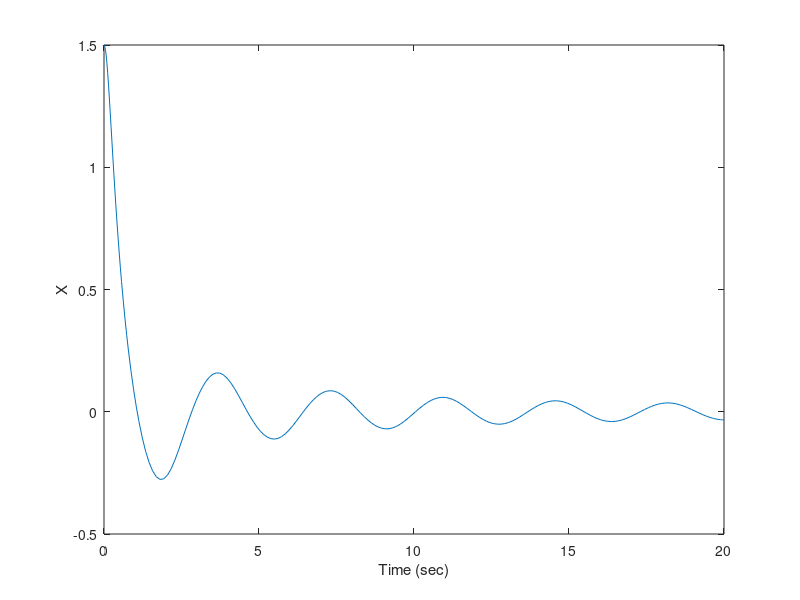
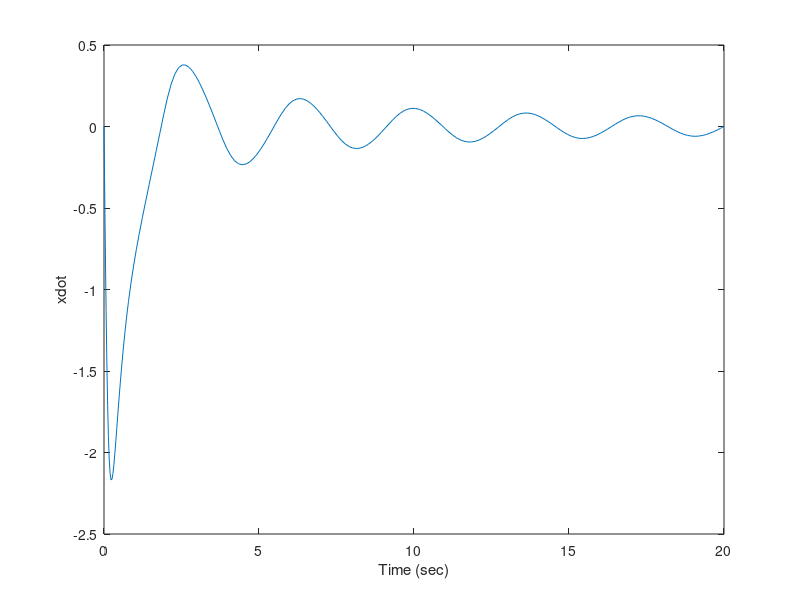
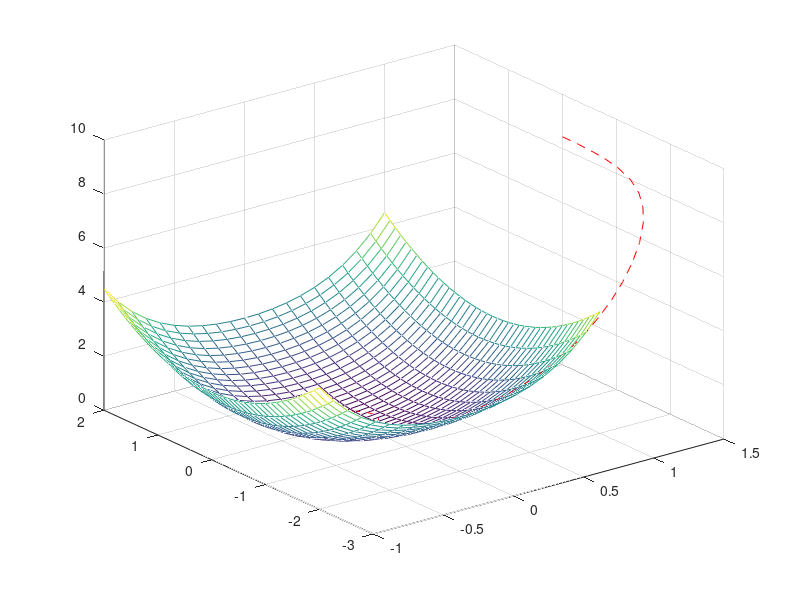
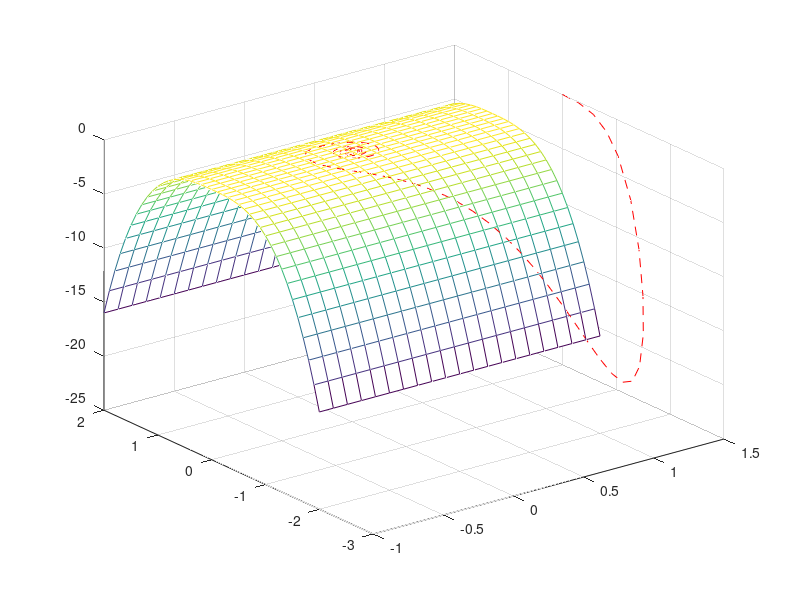

The MATLAB script that drew these images, in order:
function nonlinear_msd()
global m b k0 k1

close all
clc

m = 1;
b = 2;
k0 = 3;
k1 = 4;

[tout,zout] = ode45(@Derivs,[0 20],[1.5;0]);

plot(tout,zout(:,1))
xlabel('Time (sec)')
ylabel('X')

figure()
plot(tout,zout(:,2))
xlabel('Time (sec)')
ylabel('xdot')

%%%Generate our Lyapunov function
figure()
x = -2:0.1:2;
xdot = -1:0.1:1;
[xx,xxdot] = meshgrid(xdot,x);
V = Lyapunov(xx,xxdot);
mesh(xx,xxdot,V)
hold on
plot3(zout(:,1),zout(:,2),Lyapunov(zout(:,1),zout(:,2)),'r--')

figure()
Vdot = LyapunovDot(xx,xxdot);
mesh(xx,xxdot,Vdot)
hold on
plot3(zout(:,1),zout(:,2),LyapunovDot(zout(:,1),zout(:,2)),'r--')

function Vout = Lyapunov(x,xdot)
global m k1 k0 b

Vout = 0.5*xdot.^2*m + 0.5*k0*x.^2 + 0.25*k1*x.^4;

function Vdot = LyapunovDot(x,xdot)
global m k0 k1 b

Vdot = -b*xdot.^2.*abs(xdot);

function dxdt = Derivs(t,xvec)
global m k0 k1 b 

x = xvec(1);
xdot = xvec(2);

xdbldot = (1/m)*(-b*xdot*abs(xdot) - k0*x - k1*x^3);

dxdt = [xdot;xdbldot];
